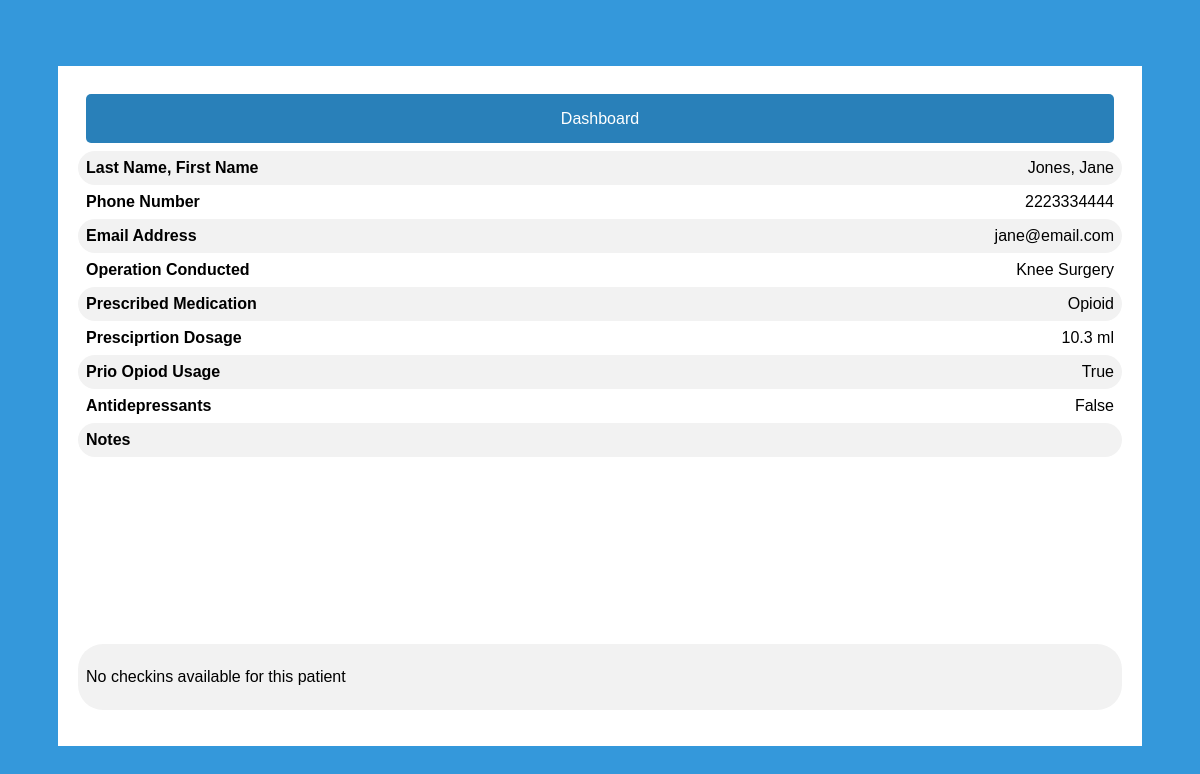
The app's page /detailedpatientinfo/2, older data.
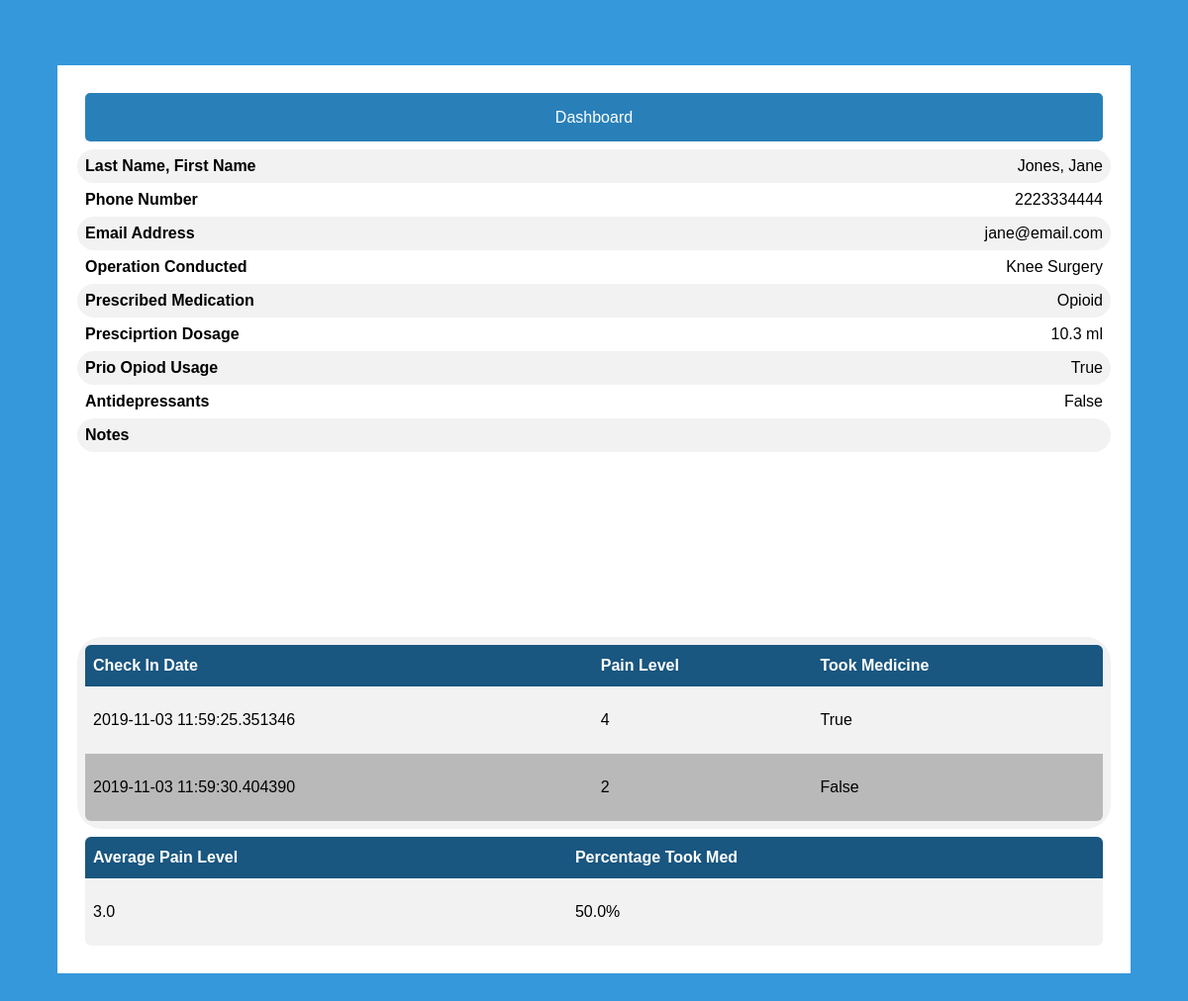
The same page, newer data.
### app/models.py (models this page shows, shortened)
class User(UserMixin,db.Model):
    id = db.Column(db.Integer, primary_key=True)
    email = db.Column(db.String(64))
    password = db.Column(db.String(128))
    isDoctor = db.Column(db.Boolean)

class Patient(User):
    id = db.Column(db.Integer, db.ForeignKey('user.id'), primary_key=True)
    firstName = db.Column(db.String(64))
    lastName = db.Column(db.String(64))
    phoneNumber = db.Column(db.String(64))
    operation = db.Column(db.String(64))
    operationDate = db.Column(db.Date)
    prescriptionMed = db.Column(db.String(64))
    prescriptionDosage = db.Column(db.Float)
    priorOpioid = db.Column(db.Boolean)
    onAntidepressants = db.Column(db.Boolean)
    addictionRisk = db.Column(db.Integer)
    notes = db.Column(db.String(1000))
    checkins = db.relationship("CheckIn", backref="patient", lazy='dynamic')

class User(UserMixin,db.Model):
    id = db.Column(db.Integer, primary_key=True)
    email = db.Column(db.String(64))
    password = db.Column(db.String(128))
    isDoctor = db.Column(db.Boolean)

class CheckIn(db.Model):
    id = db.Column(db.Integer, primary_key=True)
    tookMed = db.Column(db.Boolean)
    painLevel = db.Column(db.Integer)
    checkInDate = db.Column(db.DateTime)
    patient_id = db.Column(db.Integer, db.ForeignKey("patient.id"))

### app/routes.py (the view)
@app.route('/detailedpatientinfo/<patientid>', methods=['GET','POST'] )
def detailedPatientInfo(patientid):
    patient = Patient.query.filter_by(id=patientid).first_or_404()
    percentTookMed = 0
    averagePainLevel = 0
    if patient.checkins.count() > 0:
        for checkin in patient.checkins:
            averagePainLevel += checkin.painLevel
            percentTookMed += int(checkin.tookMed)
        percentTookMed /= patient.checkins.count()
        averagePainLevel /= patient.checkins.count()
        percentTookMed*=100
    return render_template("detailedpatientinfo.html", patient=patient,averagePainLevel=averagePainLevel, percentTookMed=percentTookMed)

### app/templates/detailedpatientinfo.html (shortened to what this page needs)
<link type="text/css" rel="stylesheet" href="/static/css/detailedpatientinfo.css">
<link type="text/css" rel="stylesheet" href="/static/css/doctordashboard.css">
{% extends "base.html" %}
{% block page %}
<div class="patientdetail">
    <div class="patientdetail-screen">
        <div>
            <a href="{{ url_for('doctorDashBoard') }}">Dashboard</a>
        </div>
        <div><span class="key">Last Name, First Name</span><span class="data">{{patient.lastName}},
                {{patient.firstName}}</span></div>
        <div><span class="key">Phone Number</span><span class="data">{{patient.phoneNumber}}</span></div>
        <div><span class="key">Email Address</span><span class="data">{{patient.email}}</span></div>
        <div><span class="key">Operation Conducted</span><span class="data">{{patient.operation}}</span></div>
        <div><span class="key">Prescribed Medication</span><span class="data">{{patient.prescriptionMed}}</span></div>
        <div><span class="key">Presciprtion Dosage</span><span class="data">{{patient.prescriptionDosage}} ml</span>
        </div>
        <div><span class="key">Prio Opiod Usage</span><span class="data">{{patient.priorOpioid}}</span></div>
        <div><span class="key">Antidepressants</span><span class="data">{{patient.onAntidepressants}}</span></div>
        <div><span class="key">Notes</span></div>
        <div>
            <span class="key">
                <textarea readonly>{{patient.notes}}</textarea>
            </span>
        </div>
        <div>
            {% if patient.checkins.count() > 0 %}
            <table id="customers">
                <tr>
                    <th>Check In Date</th>
                    <th>Pain Level</th>
                    <th>Took Medicine</th>
                </tr>
                {% for item in patient.checkins %}
                <tr>
                    <td>{{item.checkInDate}}</td>
                    <td>{{item.painLevel}}</td>
                    <td>{{item.tookMed}}</td>
                </tr>
                {% endfor %}
            </table>
            {% else %}
            <p>No checkins available for this patient</p>
            {% endif %}
        </div>
        <div>
        {% if patient.checkins.count() > 0 %}
        <table id="customers">
            <tr>
                <th>Average Pain Level</th>
                <th>Percentage Took Med</th>
            </tr>
            <tr>
                <td>{{averagePainLevel}}</td>
                <td>{{percentTookMed}}%</td>
            </tr>
        </table>
        {% endif %}
    </div>
    </div>
</div>
</div>
{% endblock %}

### app/templates/base.html (shortened to what this page needs)
<!DOCTYPE html>
<html lang="en">
  <head>
    <link type="text/css" rel="stylesheet" href="/static/css/login.css" >
    <link rel="stylesheet" href="https://cdnjs.cloudflare.com/ajax/libs/font-awesome/4.7.0/css/font-awesome.min.css">
  </head>
  <body >
      <div id='container' class="container body-content">
          {% block page%}{% endblock %}
  </body>
</html>

### app/static/css/detailedpatientinfo.css (style rules this page uses)
.patientdetail { margin: 8px auto; width:100%; }
.patientdetail-screen { background-color: #FFF; padding: 20px; border-radius: 5px width }
.patientdetail-screen div { padding:8px; border-radius: 25px; }
.patientdetail-screen .data { float:right; }
.patientdetail-screen .key { font-weight: bold; }
.patientdetail-screen div:nth-child(even) { background-color: #f2f2f2; }
textarea { resize: none; height:25%; width:100%; border-radius: 5px; border: none; border-color: transparent; font-style: italic; }
a { border: 2px solid transparent; background: #3498DB; color: #ffffff; font-size: 16px; line-height: 25px; padding: 10px 0; text-decoration: none; text-shadow: none; border-radius: 5px; box-shadow: none; transition: 0.25s; display: block; width: auto; margin: 0 auto; text-align: center; }
a { background-color: #2980B9; }

### app/static/css/doctordashboard.css (style rules this page uses)
#customers { font-family: "Trebuchet MS", Arial, Helvetica, sans-serif; border-collapse: collapse; width: 100%; }
table { border-collapse: separate; border-spacing: 0; min-width: 350px; }
table tr th, table tr td { border-right: 1px solid #bbb; border-bottom: 1px solid #bbb; padding: 5px; }
table tr th:first-child, table tr th:last-child { border-top:solid 1px #bbb; }
table tr th:first-child, table tr td:first-child { border-left: 1px solid #bbb; }
table tr th { background: #eee; text-align: left; }
table tr:first-child th:first-child, table.Info tr:first-child td:first-child { border-top-left-radius: 6px; }
table tr:first-child th:last-child, table.Info tr:first-child td:last-child { border-top-right-radius: 6px; }
table tr:last-child td:first-child { border-bottom-left-radius: 6px; }
table tr:last-child td:last-child { border-bottom-right-radius: 6px; }
#customers td, #customers th { border: none; padding: 25px 8px 25px 8px; }
#customers tr:nth-child(even) { background-color: #f2f2f2; }
#customers tr:nth-child(odd) { background-color: #b9b9b9; }
#customers th { padding-top: 12px; padding-bottom: 12px; text-align: left; background-color: #195680; color: white; }

### app/static/css/login.css (style rules this page uses)
* { box-sizing: border-box; }
body { font-family: Arial; background-color: #3498DB; padding: 50px; }

Row changes from the older to the newer data that the page shows:
added CheckIn: checkInDate "2019-11-03 11:59:25.351346", painLevel "4", tookMed "True"
added CheckIn: checkInDate "2019-11-03 11:59:30.404390", painLevel "2", tookMed "False"
Text that changed along with them:
{{ averagePainLevel }}: (not shown) → "3.0"
{{ percentTookMed }}: (not shown) → "50.0"
text no longer shown: "No checkins available for this patient"
text now shown: "Check In Date Pain Level Took Medicine Average Pain Level Percentage Took Med %"
